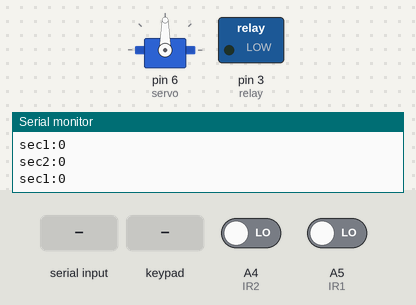
A sketch run on a simulated Arduino Uno, built with avr-gcc and run on an emulated ATmega328P. On the bench: servo, switched loads named in the sketch (green lamp = pin HIGH), the last lines printed to the serial monitor. The test bench sets the inputs (shaded band); at power-on: A5 (IR1) LOW, A4 (IR2) LOW. The modem accepts every AT command (registered, SIM ready, sends succeed) and sends nothing else.

Above: at 3.2 s.
3.3 s: "a\n" received over Serial
At 4.5 s:
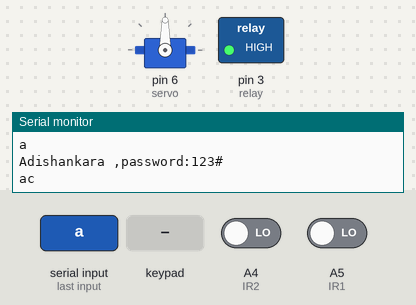
4.8 s: A5 (IR1) driven HIGH
At 6.7 s:
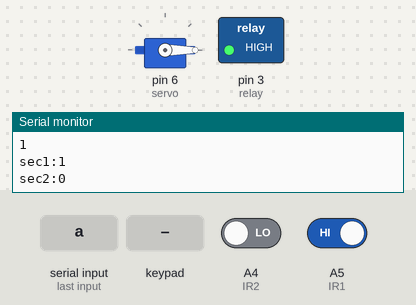
7.8 s: key '1' pressed
10.8 s: A4 (IR2) driven HIGH and A5 (IR1) driven LOW
At 13.7 s:
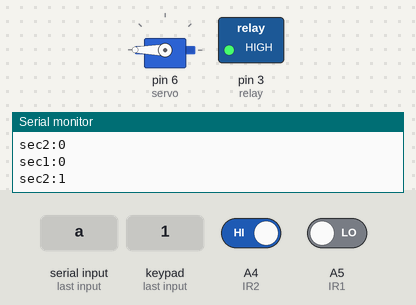
13.8 s: A4 (IR2) driven LOW
16.8 s: keypad keys 2 4 5 9 # pressed 0.4 s apart
Timing chart, 0 to 19.8 s (numbered marks = the images above; inputs shaded):
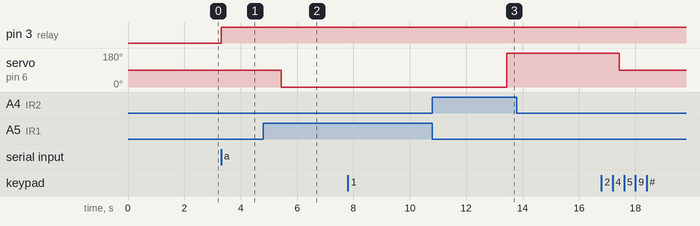

Measured:
- after the input at 3.3 s, pin 3 (relay): LOW → HIGH at once
- after the input at 4.8 s, servo on pin 6 (servo): 90° → 0° after 0.63 s
- after the input at 10.8 s, servo on pin 6 (servo): 0° → 180° after 2.6 s
- after the input at 13.8 s, every drawn part: stays the same

The sketch:

Security_Assistance_finaL_CODE.ino
```cpp
#include <SoftwareSerial.h>
#include <Keypad.h>
#include<Servo.h>;
Servo servo;
SoftwareSerial ss(8,7); // RX, TX
 void sendGPSLocationViaSMS();
#define relay 3
String data;
int f=0,n,num=0;
String address;
const byte ROWS = 4; //four rows
const byte COLS = 4; //four columns

char keys[ROWS][COLS] = {
  {'1','2','3','A'},
  {'4','5','6','B'},
  {'7','8','9','C'},
  {'*','0','#','D'}
};

byte rowPins[ROWS] = {2,4,5,9}; //connect to the row pinouts of the keypad
byte colPins[COLS] = {10,11,12,13
};  //connect to the column pinouts of the keypad
#define IR1 A5
#define IR2 A4
Keypad keypad = Keypad( makeKeymap(keys), rowPins, colPins, ROWS, COLS );
void setup()
{
  Serial.begin(9600);
  ss.begin(9600);
  ss.println("AT");
  delay(1000);
  ss.println("AT+CMGF=1");
  delay(1000);

  pinMode(relay,OUTPUT);
  servo.attach(6);
  pinMode(IR1,INPUT);
  pinMode(IR2,INPUT);
}

void loop()
{
  int sec1=digitalRead(IR1);
  int sec2=digitalRead(IR2);
  Serial.print("sec1:");
  Serial.println(sec1);
  Serial.print("sec2:");
  Serial.println(sec2);

   if(sec1==1&&sec2==0)
  {

   servo.write(0);
   delay(4000);
  }
  if(sec1==0&&sec2==1)
  {

    servo.write(180);
    delay(4000);
  }
  else
  {
    servo.write(90);
  }

  if(f==0)
  {
  if(Serial.available()>0)
  {

    data=Serial.readStringUntil('\n');

         if(data=="a")
            {
              Serial.println(data);
              digitalWrite(relay,HIGH);

              address="adishankara";

              sendGPSLocationViaSMS();
              f=1;

            }
            Serial.println(f);
    }
  }


  else if(f==1)
  {

          char key = keypad.getKey();
          if(key)
          {
            Serial.print("Key Pressed : ");
            Serial.println(key);
            n=key;
            if(key>='0'&&key<='9')
                {
                  num=num*10+(n-48);
                }
            Serial.print("key pressed:");
            Serial.println(num);
           if(key=='#')
                {
                  if(num==123)
                 {
                   Serial.println("access");
                    digitalWrite(relay,LOW);
                    f=0;
                    num=0;
                  }
                  else
                  {
                    num=0;
                  }
               }
            }
          }


}

void sendGPSLocationViaSMS() {
    // String message = "Latitude: " + String(latitude, 6) + " Longitude: " + String(longitude, 6)+"password:123#";
    String message="Adishankara ,password:123#";
     Serial.println(message);
    int  flag=1;
      if(flag==1)
      {
        Serial.println("ac");
      // Sending SMS
      ss.print("AT+CMGF=1\r");
      delay(1000);

      ss.print("AT+CMGS=\"+919400050428\"\r");
      delay(1000);

    ss.println("GPS Location : " + message);
       // delay(100);

      ss.print((char)26);
      // delay(1000);


      flag=0;
      }
}
```
